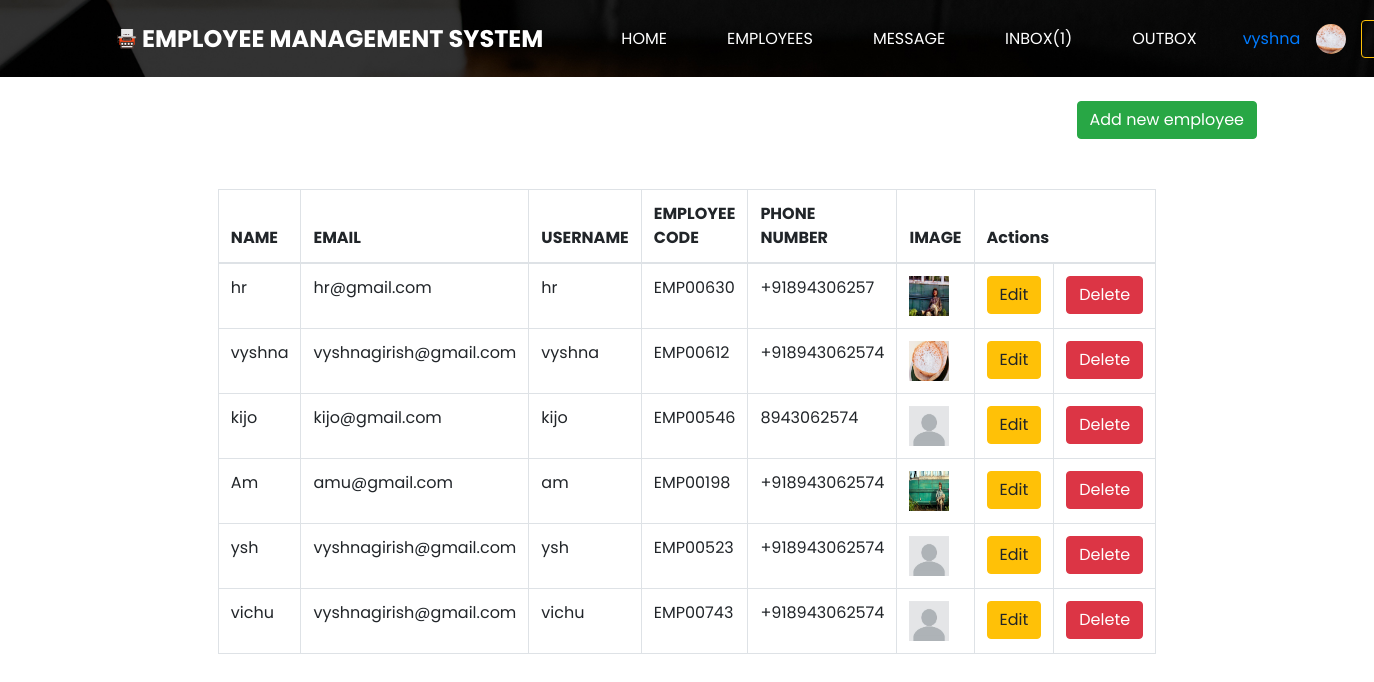
/employee_list/ (signed in), run on the app's committed database.
### myapp/models.py (models this page shows, shortened)
class User(AbstractUser):
    name = models.CharField(max_length=50)
    email = models.EmailField(blank="True")
    employee_type= models.CharField(blank="False", default="Employee",max_length=10)
    employee_code = models.CharField(max_length=10, unique="True")
    image = models.ImageField(upload_to='images/',default='images/default-profile-pic.jpg',blank="False")
    phone_number=models.CharField(max_length=13,blank="True")
    def __str__(self):
        return self.name

### myapp/views.py (the view)
# urls.py: path('employee_list/',views.employee_list,name='employee_list'),
def employee_list(request):
    emp = request.session.get('username')
    if emp is None:                 #not logged in
        return redirect('loginpage')
    employees = User.objects.exclude(is_superuser=True)
    hr = User.objects.get(username=emp) # line added for displaying round profile pic on top
    unread_count = Messages.objects.filter(to=hr, read=False).count()
    return render(request, 'myapp/employee_list.html', {'view': employees, 'emp':hr,'unread_count':unread_count})

### myapp/templates/myapp/employee_list.html (shortened to what this page needs)
{% extends 'myapp/hr_dashboard.html' %}
{% block content %}
  <body>
    <br>
    <div style="text-align:right">
        <a href="{% url 'add_employee' %}" class="btn btn-success">Add new employee</a>
    </div>
    <div style="display: flex; justify-content: center; padding-top:50px">
    <table class="table table-bordered" style="width:60%;  justify-content: center;">
        <thead>
            <tr>
                <th>NAME</th>
                <th>EMAIL</th>
                <th>USERNAME</th>
                <th>EMPLOYEE CODE</th>
                <th>PHONE NUMBER</th>
                <th>IMAGE</th>
                <th colspan=2>Actions</th>
            </tr>
        </thead>
        <tbody>
            {% for i in view %}
            <tr>
                <td>{{i.name }}</td>
                <td>{{i.email }}</td>
                <td>{{i.username }}</td>
                <td>{{i.employee_code }}</td>
                <td>{{i.phone_number }}</td>
                <td><img src="/media/{{i.image}}" alt="{{ i.image.name }}" width=40px height=40px></td>
                <td><a href="/edit/{{i.id}}" class="btn btn-warning">Edit</a>
                <td><a href="/delete/{{i.id}}" class="btn btn-danger">Delete</a>
                </tr>
            {% endfor %}
        </tbody>
    </table>
  </div>
  </body>
{% endblock %}

### myapp/templates/myapp/hr_dashboard.html (shortened to what this page needs)
{% load static %}
<!DOCTYPE html>
<html>
<head>
  <link rel="stylesheet" type="text/css"
    href="https://cdnjs.cloudflare.com/ajax/libs/OwlCarousel2/2.1.3/assets/owl.carousel.min.css" />
  <link rel="stylesheet" href="https://maxcdn.bootstrapcdn.com/font-awesome/4.3.0/css/font-awesome.min.css">
  <link rel="stylesheet" type="text/css" href="{% static 'css/bootstrap.css' %}" />
  <link href="{% static 'css/style.css' %}" rel="stylesheet" />
  <link href="{% static 'css/responsive.css' %}" rel="stylesheet" />
</head>
<body class="sub_page">
  <div class="hero_area">
    <header class="header_section">
      <div class="container">
        <nav class="navbar navbar-expand-lg custom_nav-container pt-3">
          <a class="navbar-brand mr-5" href="{% url 'home' %}">
            <img src="{% static 'images/logo.png' %}" alt="">
            <span>
              EMPLOYEE MANAGEMENT SYSTEM
            </span>
          </a>
          <div class="collapse navbar-collapse" id="navbarSupportedContent">
            <div class="d-flex ml-auto flex-column flex-lg-row align-items-center">
              <ul class="navbar-nav  ">
                <li class="nav-item active">
                  <a class="nav-link" href="{% url 'home' %}">Home <span class="sr-only">(current)</span></a>
                </li>
                <li class="nav-item">
                  <a class="nav-link" href="{% url 'employee_list' %}"> Employees </a>
                </li>
                <li class="nav-item">
                  <a class="nav-link" href="{% url 'sendmessagehr' %}"> Message </a>
                </li>
                <li class="nav-item">
                  <a class="nav-link" href="{% url 'inbox' %}"> Inbox({{unread_count}})</a>
                </li>
                <li class="nav-item">
                  <a class="nav-link" href="{% url 'outbox' %}">Outbox</a>
                </li>
              </ul>
              <div class="d-flex align-items-center">
                <a class="nav-link" href="{% url 'profile' %}">{{emp}}</a>
                <div class="rounded-circle" style="width: 30px; height: 30px; overflow: hidden; margin-right: 15px;">
                  <img src="/media/{{emp.image}}" alt="{{ emp.image.name }}" style="width: 100%; height: 100%; object-fit: cover;">
                </div>
                <a href="{% url 'logoutpage' %}" class="btn btn-outline-warning">LOGOUT</a>
              </div>
            </div>
          </div>
        </nav>
      </div>
    </header>
  </div>
<div class="container">
{% block content %}{% endblock %}
</div>
</body>
</html>

### static/css/style.css (style rules this page uses)
body { font-family: 'Poppins', sans-serif; color: #0c0c0c; background-color: #ffffff; }
.hero_area { height: 100vh; background-image: url(../images/hero-bg.jpg); background-size: cover; }
.sub_page .hero_area { height: auto; }
.custom_nav-container.navbar-expand-lg .navbar-nav .nav-item .nav-link { padding: 10px 30px; color: #ffffff; text-align: center; text-transform: uppercase; }
a, a:hover, a:focus { text-decoration: none; }
.btn, .btn:focus { outline: none !important; -webkit-box-shadow: none; box-shadow: none; }
.navbar-brand { display: -webkit-box; display: -ms-flexbox; display: flex; -webkit-box-align: center; -ms-flex-align: center; align-items: center; }
.navbar-brand img { width: 20px; margin-right: 5px; }
.navbar-brand span { font-size: 24px; font-weight: 700; color: #ffffff; text-transform: uppercase; }
.custom_nav-container { z-index: 99999; padding: 15px 0; }

### static/css/responsive.css (style rules this page uses)
@media (min-width: 1200px) { .container { max-width: 1170px; } }

### data on the page
User: name "vyshna", image (picture), email "vyshnagirish@gmail.com", username "vyshna", employee_code "EMP00612", phone_number "+918943062574"
User: name "hr", email "hr@gmail.com", username "hr", employee_code "EMP00630", phone_number "+91894306257", image (picture)
User: name "kijo", email "kijo@gmail.com", username "kijo", employee_code "EMP00546", phone_number "8943062574", image (placeholder picture)
User: name "Am", email "amu@gmail.com", username "am", employee_code "EMP00198", phone_number "+918943062574", image (picture)
User: name "ysh", email "vyshnagirish@gmail.com", username "ysh", employee_code "EMP00523", phone_number "+918943062574", image (placeholder picture)
User: name "vichu", email "vyshnagirish@gmail.com", username "vichu", employee_code "EMP00743", phone_number "+918943062574", image (placeholder picture)

### other printed values
{{ unread_count }} "1"
